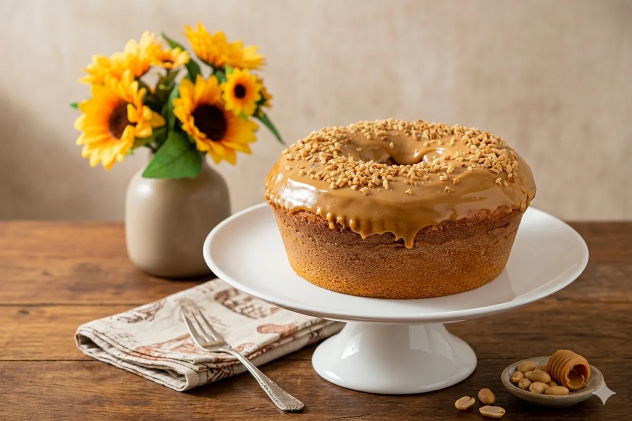
#> input picture imgs/amendoin.webp, 1264 x 842 px (shown at 1/2 size)
$ python -i compress_images.py   (imports and definitions only)
#> lines starting #> are read from the running program, lines starting #| are printed output that depends on the picture
import os
from PIL import Image

def compress_image(input_path, output_path, max_size=(800, 800), quality=80):
#> called with input_path = '../imgs/amendoin.webp', output_path = 'out.png', max_size = (800, 800), quality = 80
    try:
        with Image.open(input_path) as img:
            # Handle orientation if present
#> img is the input picture: PIL image 1264x842 RGB; mean R, G, B 170.5, 138.3, 104.2
            if hasattr(img, '_getexif'):
                exif = img._getexif()
                if exif:
                    orientation = exif.get(0x0112)
                    if orientation == 3: img = img.rotate(180, expand=True)
                    elif orientation == 6: img = img.rotate(270, expand=True)
                    elif orientation == 8: img = img.rotate(90, expand=True)

            # Resize
            img.thumbnail(max_size, Image.Resampling.LANCZOS)
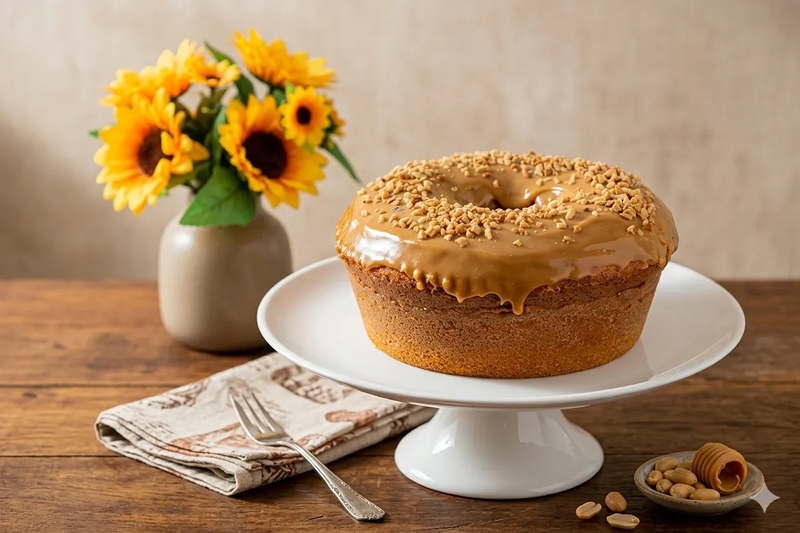
#> img: PIL image 800x533 RGB; mean R, G, B 170.5, 138.3, 104.2

            # Save as WebP
            img.save(output_path, "WEBP", quality=quality)
            print(f"Compressed: {os.path.basename(input_path)} -> {os.path.basename(output_path)} ({os.path.getsize(output_path) / 1024:.1f} KB)")
    except Exception as e:
        print(f"Error processing {input_path}: {e}")

img_dir = r"c:\xampp\htdocs\recantoformoso\bolos\imgs"
images = {
    "bia.jpg": "bia.webp",
    "cenoura.jpg": "cenoura.webp",
    "churros.jpg": "churros.webp",
    "fubá.jpg": "fuba.webp",
    "limão.jpg": "limao.webp",
    "maçã-canela.jpg": "maca-canela.webp"
}

# Handle potential encoding issues in filenames
# [17 lines not run here, left out]

>>> result = compress_image('../imgs/amendoin.webp', 'out.png')

$ run again, on imgs/laranja.webp
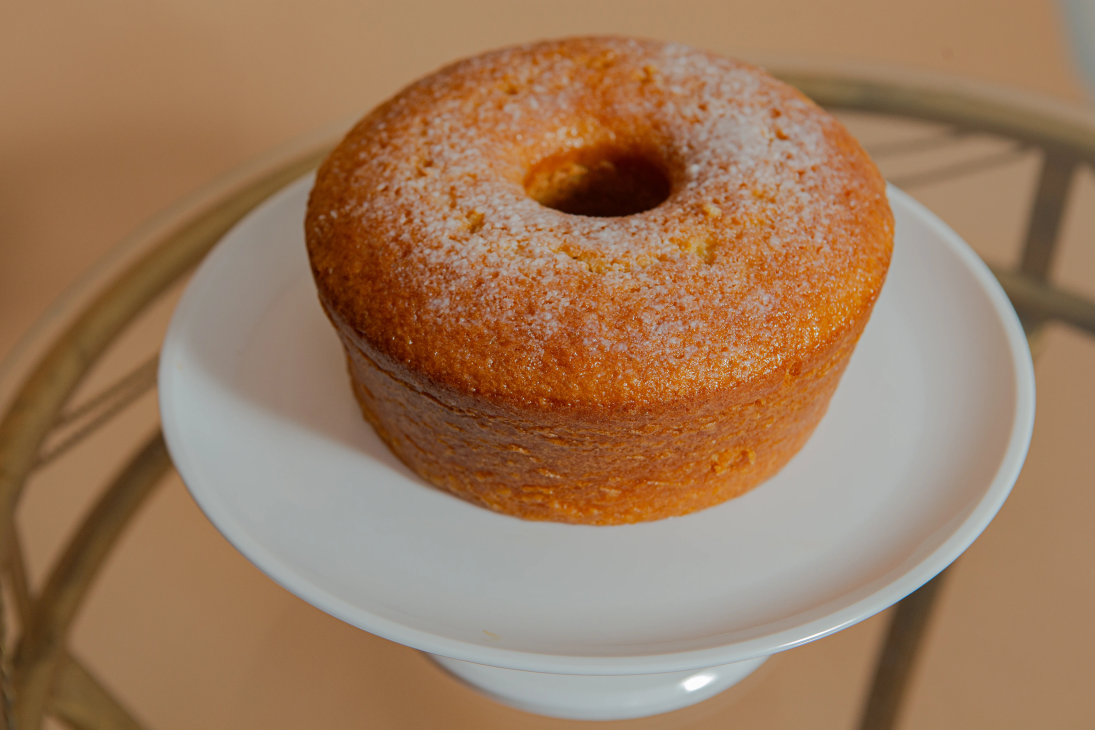
#> input picture imgs/laranja.webp, 5472 x 3648 px (shown at 1/5 size)
#> in compress_image, img is the input picture: PIL image 5472x3648 RGB; mean R, G, B 156.7, 122.5, 93.1
#> in compress_image, `img.thumbnail(max_size, Image.Resampling.LANCZOS)`:
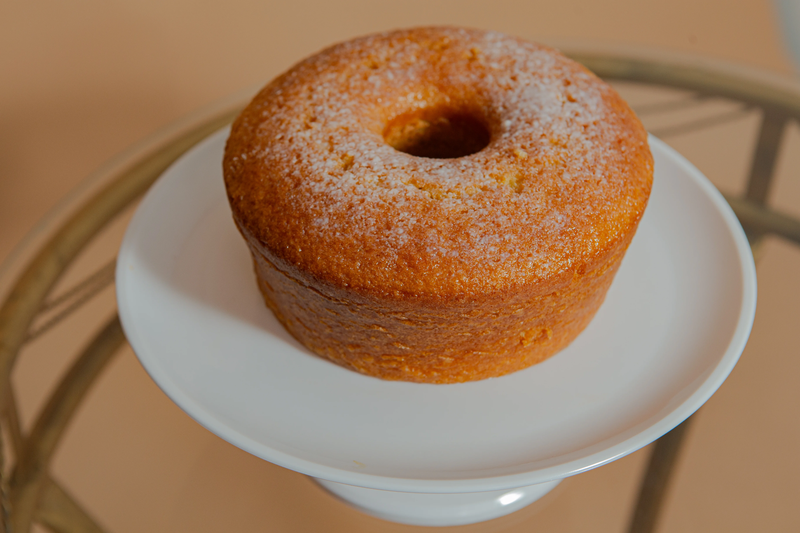
#> img: PIL image 800x533 RGB; mean R, G, B 156.6, 122.4, 93

$ run again, on imgs/laranja2.webp
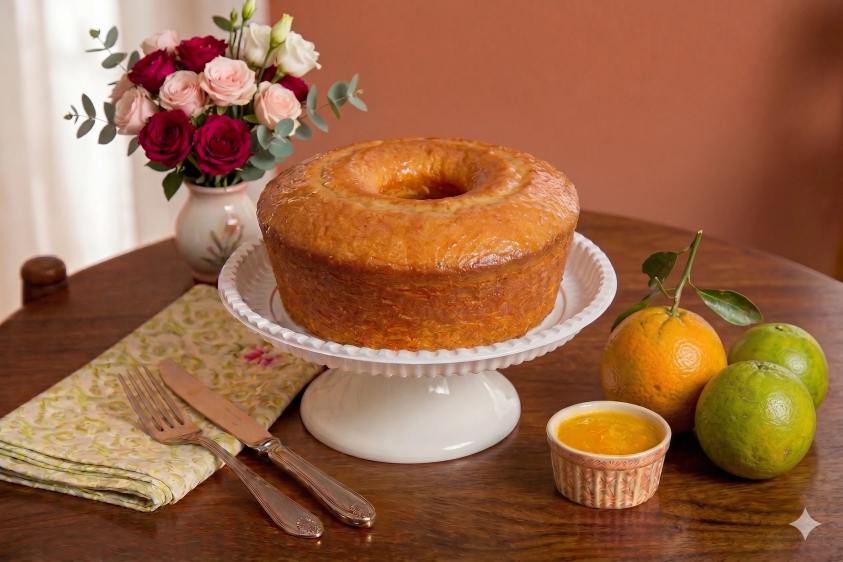
#> input picture imgs/laranja2.webp, 2528 x 1684 px (shown at 1/3 size)
#> in compress_image, img is the input picture: PIL image 2528x1684 RGB; mean R, G, B 155.2, 104, 72.1
#> in compress_image, `img.thumbnail(max_size, Image.Resampling.LANCZOS)`:
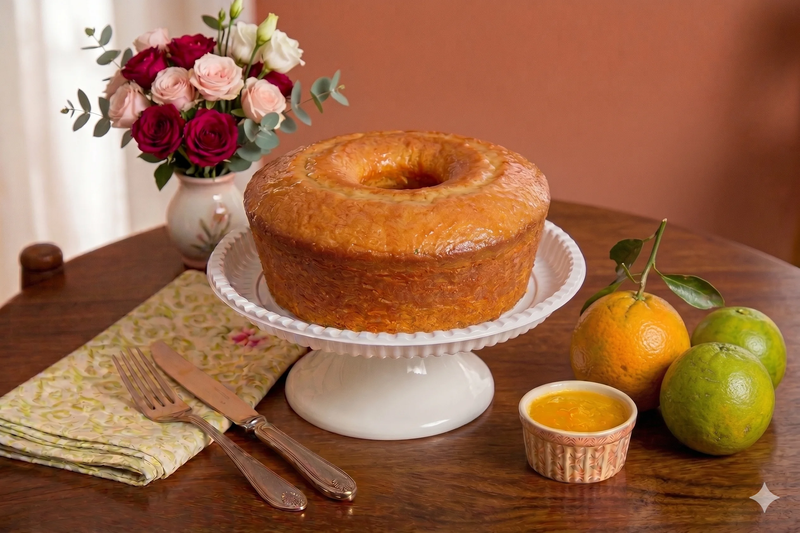
#> img: PIL image 800x533 RGB; mean R, G, B 155.2, 104, 72.1

$ run again, on imgs/limao2.webp
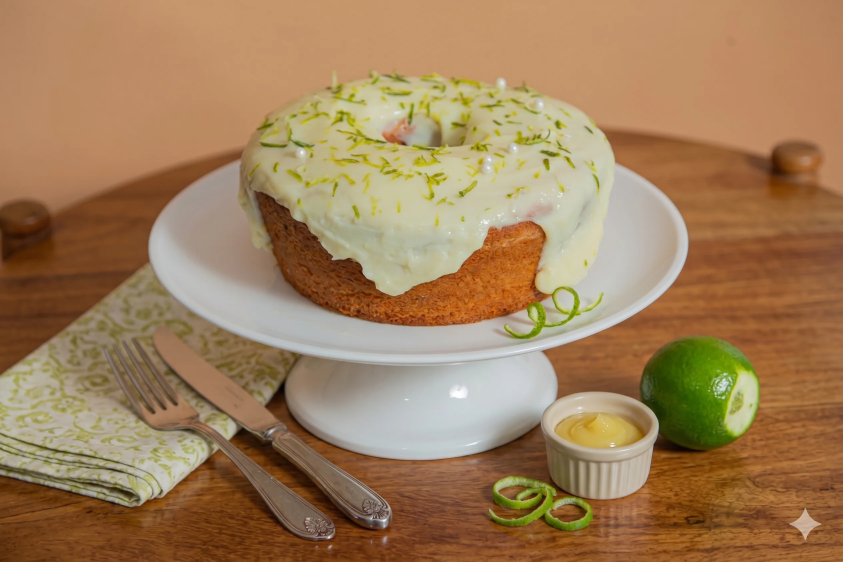
#> input picture imgs/limao2.webp, 2528 x 1684 px (shown at 1/3 size)
#> in compress_image, img is the input picture: PIL image 2528x1684 RGB; mean R, G, B 160.4, 127.3, 90.5
#> in compress_image, `img.thumbnail(max_size, Image.Resampling.LANCZOS)`:
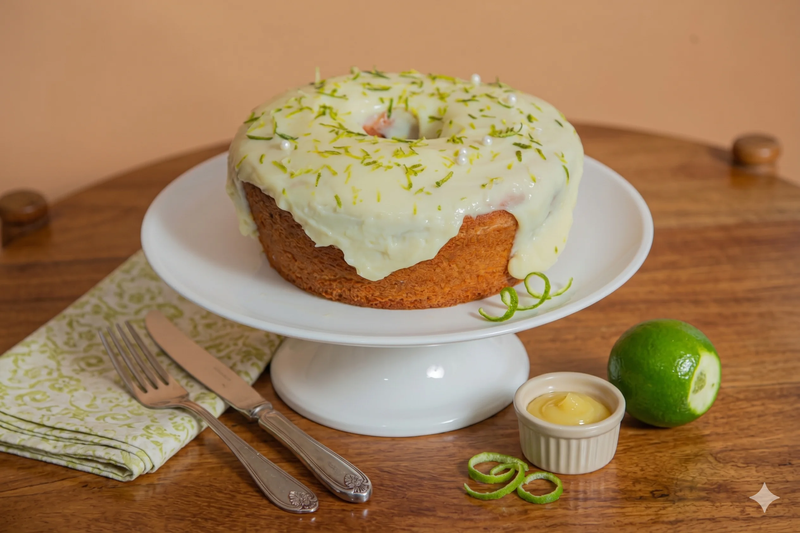
#> img: PIL image 800x533 RGB; mean R, G, B 160.4, 127.3, 90.5
